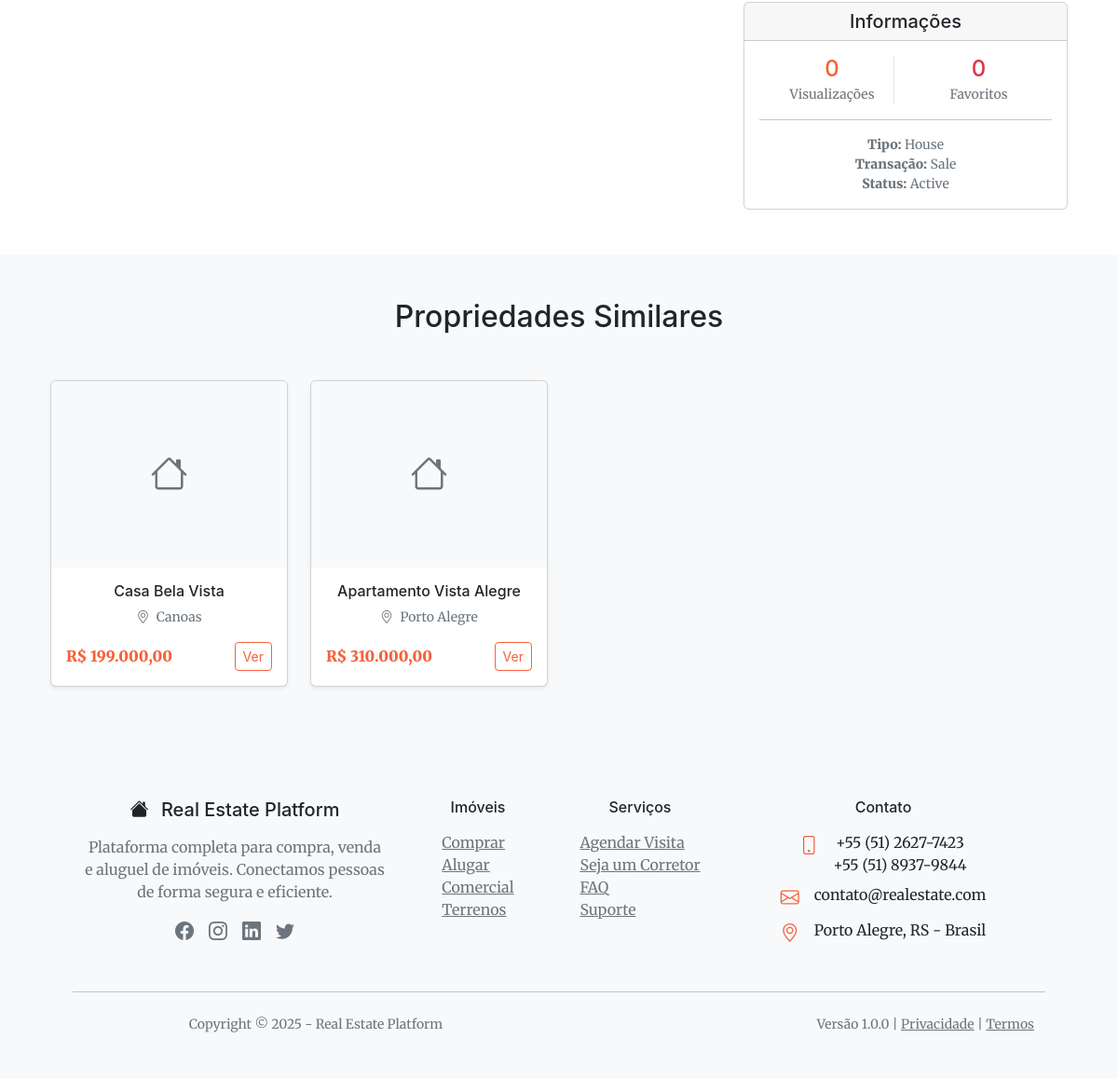
Before: /properties/view.php?id=1 (lower part) with the older database file.
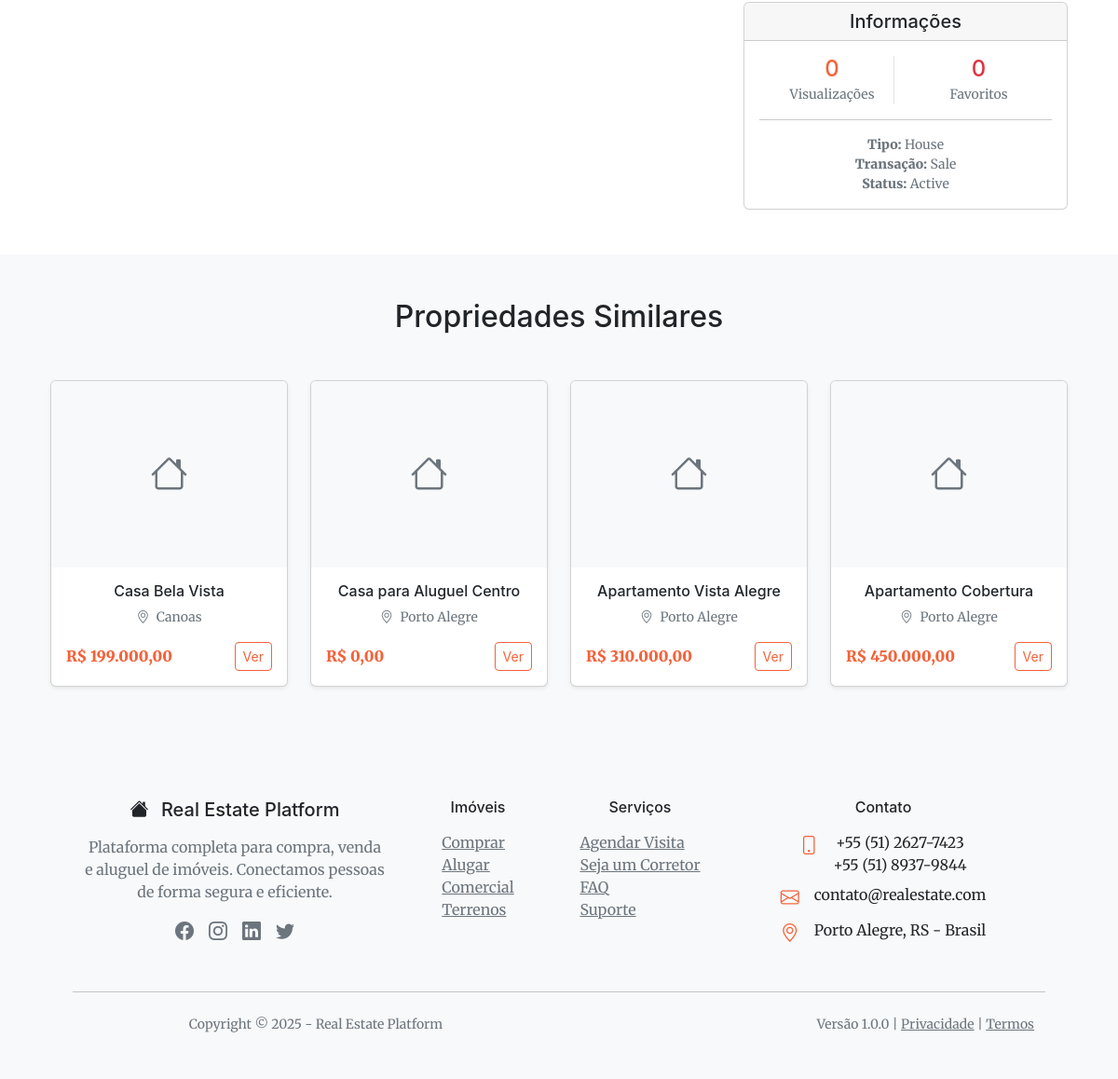
After: the same page with the newer database file.
### tables this page shows
CREATE TABLE properties (
    id INT AUTO_INCREMENT PRIMARY KEY,
    broker_id INT NOT NULL,
    title VARCHAR(255) NOT NULL,
    description TEXT NOT NULL,
    property_type ENUM('house', 'apartment', 'condo', 'townhouse', 'commercial', 'land') NOT NULL,
    transaction_type ENUM('sale', 'rent', 'both') NOT NULL,
    price DECIMAL(15,2) NOT NULL,
    rent_price DECIMAL(15,2) NULL,
    area_sqm DECIMAL(8,2) NOT NULL,
    bedrooms INT DEFAULT 0,
    bathrooms INT DEFAULT 0,
    garage_spaces INT DEFAULT 0,
    furnished BOOLEAN DEFAULT FALSE,
    pets_allowed BOOLEAN DEFAULT FALSE,
    
     
    address VARCHAR(255) NOT NULL,
    neighborhood VARCHAR(100),
    city VARCHAR(100) NOT NULL,
    state VARCHAR(100) NOT NULL,
    zip_code VARCHAR(10) NOT NULL,
    latitude DECIMAL(10, 8) NULL,
    longitude DECIMAL(11, 8) NULL,
    
     
    features JSON NULL,
    amenities JSON NULL,
    
     
    status ENUM('active', 'pending', 'sold', 'rented', 'inactive') DEFAULT 'pending',
    featured BOOLEAN DEFAULT FALSE,
    views_count INT DEFAULT 0,
    favorites_count INT DEFAULT 0,
    created_at TIMESTAMP DEFAULT CURRENT_TIMESTAMP,
    updated_at TIMESTAMP DEFAULT CURRENT_TIMESTAMP ON UPDATE CURRENT_TIMESTAMP,
    
    FOREIGN KEY (broker_id) REFERENCES brokers(id) ON DELETE CASCADE,
    INDEX idx_property_type (property_type),
    INDEX idx_transaction_type (transaction_type),
    INDEX idx_price (price),
    INDEX idx_city (city),
    INDEX idx_status (status),
    INDEX idx_featured (featured)
);

### models/Property.php (called while the page is built, shortened)
<?php
class Property {
    private $pdo;
    public function __construct() {
        global $pdo;
        $this->pdo = $pdo;
    }
    public function findById($id) {
        try {
            $stmt = $this->pdo->prepare("
                SELECT p.*,
                       u.first_name as broker_first_name, u.last_name as broker_last_name,
                       u.phone as broker_phone, u.email as broker_email,
                       b.company, b.license_number, b.rating,
                       GROUP_CONCAT(pi.image_path ORDER BY pi.is_primary DESC, pi.display_order) as images
                FROM properties p
                LEFT JOIN brokers b ON p.broker_id = b.id
                LEFT JOIN users u ON b.user_id = u.id
                LEFT JOIN property_images pi ON p.id = pi.property_id
                WHERE p.id = ?
                GROUP BY p.id
            ");
            $stmt->execute([$id]);
            $property = $stmt->fetch();
            if ($property) {
                $property['features'] = $property['features'] ? json_decode($property['features'], true) : [];
                $property['amenities'] = $property['amenities'] ? json_decode($property['amenities'], true) : [];
                $property['images'] = $property['images'] ? explode(',', $property['images']) : [];
                $this->incrementViews($id);
            }
            return $property;
        } catch (Exception $e) {
            error_log("Property findById error: " . $e->getMessage());
            return false;
        }
    }
    private function incrementViews($property_id) {
        try {
            $stmt = $this->pdo->prepare("UPDATE properties SET views_count = views_count + 1 WHERE id = ?");
            $stmt->execute([$property_id]);
        } catch (Exception $e) {
            error_log("Property incrementViews error: " . $e->getMessage());
        }
    }
    public function getSimilar($property_id, $limit = 6) {
        try {
            $property = $this->findById($property_id);
            $stmt = $this->pdo->prepare("
                SELECT p.*,
                       u.first_name as broker_first_name, u.last_name as broker_last_name,
                       b.company,
                       pi.image_path as primary_image
                FROM properties p
                LEFT JOIN brokers b ON p.broker_id = b.id
                LEFT JOIN users u ON b.user_id = u.id
                LEFT JOIN property_images pi ON p.id = pi.property_id AND pi.is_primary = 1
                WHERE p.id != ?
                  AND p.status = 'active'
                  AND (
                      p.city = ?
                      OR p.property_type = ?
                      OR (p.price BETWEEN ? AND ?)
                  )
                ORDER BY
                    (CASE WHEN p.city = ? THEN 1 ELSE 0 END) +
                    (CASE WHEN p.property_type = ? THEN 1 ELSE 0 END) +
                    (CASE WHEN p.price BETWEEN ? AND ? THEN 1 ELSE 0 END) DESC,
                    p.created_at DESC
                LIMIT ?
            ");
            $price_range = $property['price'] * 0.3;
            $min_price = $property['price'] - $price_range;
            $max_price = $property['price'] + $price_range;
            $stmt->execute([
                $property_id,
                $property['city'],
                $property['property_type'],
                $min_price,
                $max_price,
                $property['city'],
                $property['property_type'],
                $min_price,
                $max_price,
                $limit
            ]);
            return $stmt->fetchAll();
        } catch (Exception $e) {
            error_log("Property getSimilar error: " . $e->getMessage());
            return [];
        }
    }
}

### includes/functions.php (called while the page is built, shortened)
<?php
function formatCurrency($value) {
    return 'R$ ' . number_format($value, 2, ',', '.');
}

### properties/view.php (the view, shortened to what the changed rows need)
<?php
require_once __DIR__ . '/../includes/init.php';
require_once __DIR__ . '/../models/Property.php';
$property_id = intval($_GET['id'] ?? 0);
$propertyModel = new Property();
$property = $propertyModel->findById($property_id);
$similar_properties = $propertyModel->getSimilar($property_id, 4);
?>
<?php if (!empty($similar_properties)): ?>
<section class="bg-light py-5">
    <div class="container">
        <h2 class="text-center mb-5">Propriedades Similares</h2>
        <div class="row">
            <?php foreach ($similar_properties as $similar): ?>
            <div class="col-lg-3 col-md-6 mb-4">
                <div class="card h-100 shadow-sm">
                    <?php if ($similar['primary_image']): ?>
                    <img src="<?php echo htmlspecialchars($similar['primary_image']); ?>"
                         class="card-img-top"
                         alt="<?php echo htmlspecialchars($similar['title']); ?>"
                         style="height: 200px; object-fit: cover;">
                    <?php else: ?>
                    <div class="card-img-top bg-light d-flex align-items-center justify-content-center"
                         style="height: 200px;">
                        <i class="bi bi-house fs-1 text-muted"></i>
                    </div>
                    <?php endif; ?>
                    <div class="card-body">
                        <h6 class="card-title"><?php echo htmlspecialchars($similar['title']); ?></h6>
                        <p class="card-text text-muted small">
                            <i class="bi bi-geo-alt me-1"></i>
                            <?php echo htmlspecialchars($similar['city']); ?>
                        </p>
                        <div class="d-flex justify-content-between align-items-center">
                            <strong class="text-primary">
                                <?php echo formatCurrency($similar['price']); ?>
                            </strong>
                            <a href="/properties/view.php?id=<?php echo $similar['id']; ?>"
                               class="btn btn-outline-primary btn-sm">
                                Ver
                            </a>
                        </div>
                    </div>
                </div>
            </div>
            <?php endforeach; ?>
        </div>
    </div>
</section>
<?php endif; ?>
<?php
include __DIR__ . '/../views/layouts/main.php';
?>

Changed rows visible on the page:
added properties: title "Casa para Aluguel Centro", city "Porto Alegre", price "R$ 0,00"
added properties: title "Apartamento Cobertura", city "Porto Alegre", price "R$ 450.000,00"
